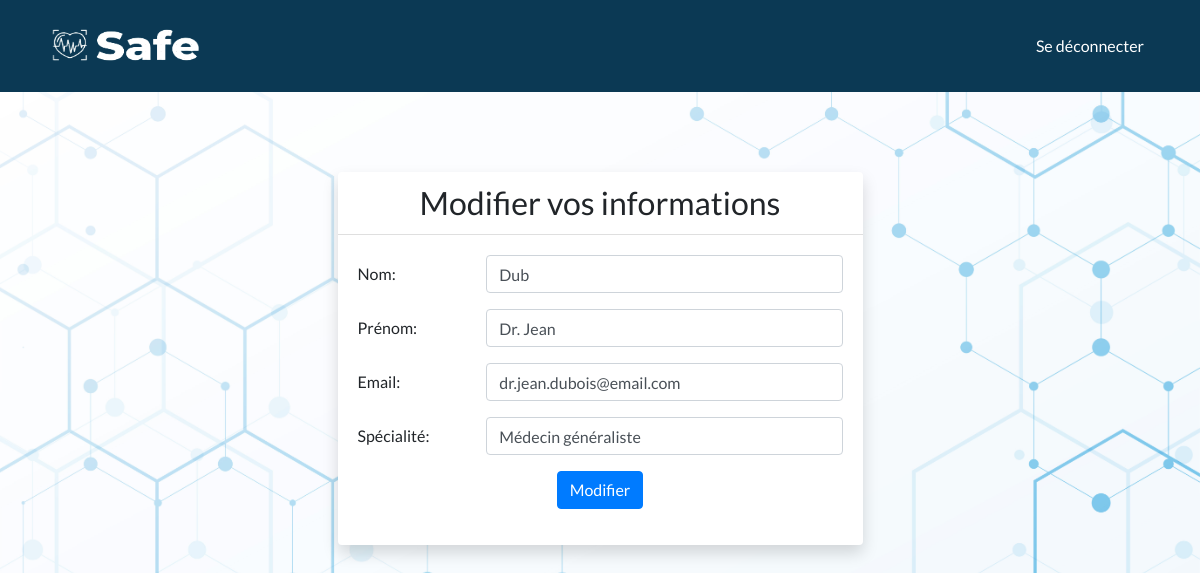
The app's page /modifier-informations/ (signed in) with its own data.
### myapp/models.py (models this page shows, shortened)
class Medecin(models.Model):
    user = models.OneToOneField(User, on_delete=models.CASCADE)
    specialite = models.CharField(max_length=100)

class User(AbstractUser):
    is_rh= models.BooleanField('Is rh', default=False)
    is_medecin = models.BooleanField('Is medecin', default=False)
    is_infermiere = models.BooleanField('Is infermiere', default=False)
    is_visiteur = models.BooleanField('Is visiteur', default=False)
    nom = models.CharField(max_length=100)
    prenom = models.CharField(max_length=100)

### myapp/views.py (the view, shortened to what this page needs)
# urls.py: path('modifier-informations/', views.modifier_informations, name='modifier_informations'),
@login_required
@user_passes_test(is_medecin)
def modifier_informations(request):
    current_medecin = Medecin.objects.get(user=request.user)
    return render(request, 'modifier_informations.html', {'medecin': current_medecin})

### myapp/views.py (called while the page is built)
def is_medecin(user):
    return user.is_authenticated and (user.is_medecin or user.is_staff)

### myapp/templates/modifier_informations.html (shortened to what this page needs)
{% extends 'base.html' %}
{% block content %}
<div class="container py-5">
    <div class="row justify-content-center">
        <div class="col-md-8 col-lg-6">
            <div class="card border-0 shadow">
                <div class="card-header bg-transparent text-center">
                    <h2 class="mb-0">Modifier vos informations</h2>
                </div>
                <div class="card-body">
                    <form method="post">
                        <div class="form-group row">
                            <label for="nom" class="col-sm-3 col-form-label">Nom:</label>
                            <div class="col-sm-9">
                                <input type="text" name="nom" value="{{ medecin.user.nom }}" class="form-control">
                            </div>
                        </div>
                        <div class="form-group row">
                            <label for="prenom" class="col-sm-3 col-form-label">Prénom:</label>
                            <div class="col-sm-9">
                                <input type="text" name="prenom" value="{{ medecin.user.prenom }}" class="form-control">
                            </div>
                        </div>
                        <div class="form-group row">
                            <label for="email" class="col-sm-3 col-form-label">Email:</label>
                            <div class="col-sm-9">
                                <input type="email" name="email" value="{{ medecin.user.email }}" class="form-control">
                            </div>
                        </div>
                        <div class="form-group row">
                            <label for="specialite" class="col-sm-3 col-form-label">Spécialité:</label>
                            <div class="col-sm-9">
                                <input type="text" name="specialite" value="{{ medecin.specialite }}" class="form-control">
                            </div>
                        </div>
                        <div class="form-group">
                            <div class="text-center">
                                <button type="submit" class="btn btn-primary">Modifier</button>
                            </div>
                        </div>
                    </form>
                </div>
            </div>
        </div>
    </div>
</div>
{% endblock %}

### myapp/static/css/style.css (style rules this page uses)
body { background-image: url('/static/images/19366.jpg'); background-size: cover; background-position: center; }

### myapp/templates/base.html (style rules this page uses)
body { font-family: 'Lato', sans-serif; background-color: #f4f4f4; }
.container { margin-top: 2rem; }

### records on screen
Medecin: nom "Dub", prenom "Dr. Jean", email "dr.jean.dubois@email.com", specialite "Médecin généraliste"
